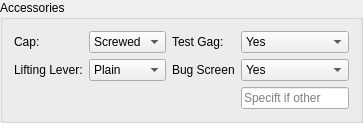
             <widget class="QGroupBox" name="accessories">
              <property name="title">
               <string>Accessories</string>
              </property>
              <layout class="QGridLayout" name="gridLayout_8">
               <item row="0" column="0">
                <widget class="QLabel" name="cap">
                 <property name="text">
                  <string>Cap:</string>
                 </property>
                </widget>
               </item>
               <item row="0" column="1">
                <widget class="QComboBox" name="cap_2">
                 <item>
                  <property name="text">
                   <string>Screwed</string>
                  </property>
                 </item>
                 <item>
                  <property name="text">
                   <string>Bolted</string>
                  </property>
                 </item>
                </widget>
               </item>
               <item row="0" column="2">
                <widget class="QLabel" name="test_gag">
                 <property name="text">
                  <string>Test Gag:</string>
                 </property>
                </widget>
               </item>
               <item row="0" column="3">
                <widget class="QComboBox" name="test_gag_2">
                 <item>
                  <property name="text">
                   <string>Yes</string>
                  </property>
                 </item>
                 <item>
                  <property name="text">
                   <string>No</string>
                  </property>
                 </item>
                </widget>
               </item>
               <item row="1" column="0">
                <widget class="QLabel" name="lifting_lever">
                 <property name="text">
                  <string>Lifting Lever:</string>
                 </property>
                </widget>
               </item>
               <item row="1" column="1">
                <widget class="QComboBox" name="lifting_lever_2">
                 <item>
                  <property name="text">
                   <string>Plain</string>
                  </property>
                 </item>
                 <item>
                  <property name="text">
                   <string>Packed</string>
                  </property>
                 </item>
                 <item>
                  <property name="text">
                   <string>None</string>
                  </property>
                 </item>
                </widget>
               </item>
               <item row="1" column="2">
                <widget class="QLabel" name="bug_screen">
                 <property name="text">
                  <string>Bug Screen</string>
                 </property>
                </widget>
               </item>
               <item row="1" column="3">
                <widget class="QComboBox" name="bug_screen_2">
                 <item>
                  <property name="text">
                   <string>Yes</string>
                  </property>
                 </item>
                 <item>
                  <property name="text">
                   <string>No</string>
                  </property>
                 </item>
                 <item>
                  <property name="text">
                   <string>Other</string>
                  </property>
                 </item>
                </widget>
               </item>
               <item row="2" column="3">
                <widget class="QLineEdit" name="bug_screen_3">
                 <property name="enabled">
                  <bool>true</bool>
                 </property>
                 <property name="readOnly">
                  <bool>true</bool>
                 </property>
                 <property name="placeholderText">
                  <string>Specift if other</string>
                 </property>
                </widget>
               </item>
              </layout>
             </widget>
